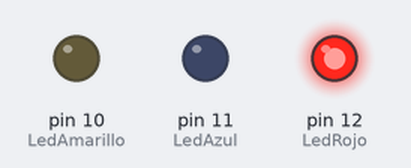
Bench run of a sketch on a simulated Arduino Uno, built with avr-gcc and run on an emulated ATmega328P. Shown: output pins drawn as LEDs (lit = HIGH).

Above: at 0.15 s.
At 0.75 s:
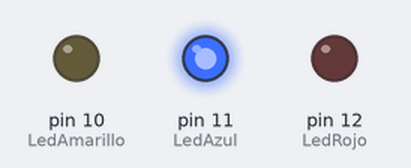
At 1.35 s:
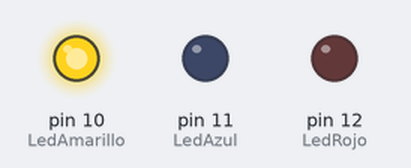
At 3.45 s:
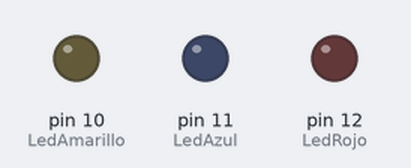
Timing chart, 0 to 4.1 s (numbered marks = the images above):
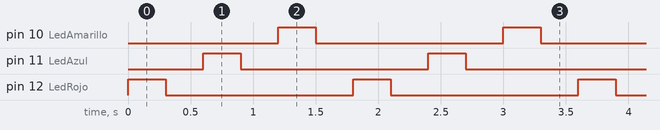

The sketch:

video-2.ino
```cpp
//Se enciende un led y cuando se apaga se enciende otro asi en bucle.
int LedRojo=12;
int LedAzul=11;
int LedAmarillo=10;
void setup()
{
    pinMode(LedRojo,OUTPUT);
    pinMode(LedAzul,OUTPUT);
    pinMode(LedAmarillo,OUTPUT);
}
void loop()
{
    digitalWrite(LedRojo,HIGH);
    delay(300),
    digitalWrite(LedRojo,LOW);
    delay(300);
    digitalWrite(LedAzul,HIGH);
    delay(300);
    digitalWrite(LedAzul,LOW);
    delay(300);
    digitalWrite(LedAmarillo,HIGH);
    delay(300);
    digitalWrite(LedAmarillo,LOW);
    delay(300);
}
```

Measured:
- by itself, pin 10 (LedAmarillo), pin 11 (LedAzul), pin 12 (LedRojo): alternates HIGH for 0.30 s and LOW for 1.5 s
- by itself, everything shown: repeats every 1.8 s, in 6 steps
